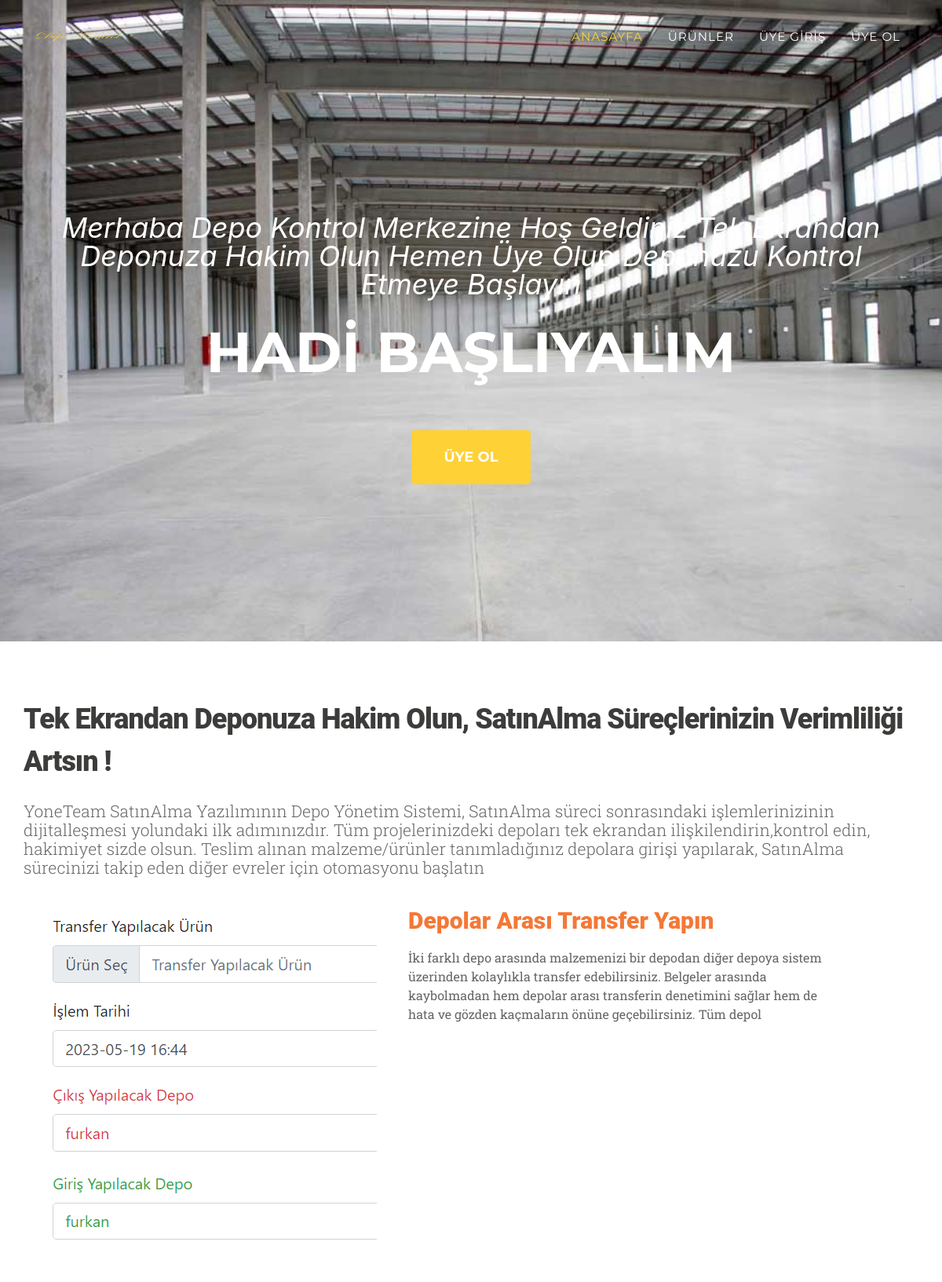
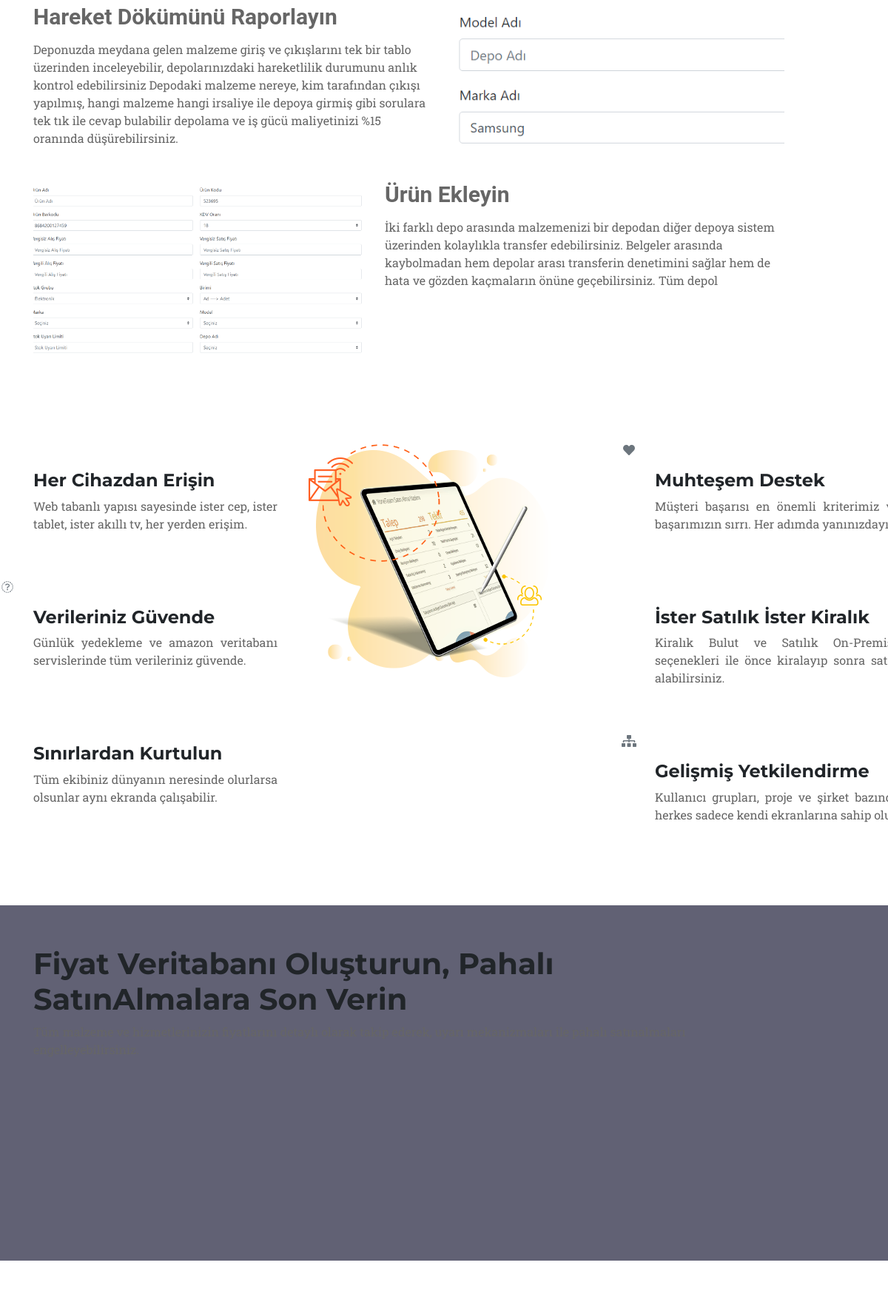
The page / (upper part) on the database its author committed (2 pictures, top to bottom).
### tables this page shows
CREATE TABLE `anasayfa` (
  `id` int(11) NOT NULL,
  `üstbaslik` char(255) NOT NULL,
  `altbaslik` char(255) NOT NULL,
  `altbaslik2` char(255) NOT NULL,
  `altbaslik3` char(255) NOT NULL,
  `altbaslik4` char(255) NOT NULL,
  `altbaslik5` char(255) NOT NULL,
  `altbaslik6` char(255) NOT NULL,
  `altbaslik7` char(255) NOT NULL,
  `linkmetin` char(255) NOT NULL,
  `link` char(255) NOT NULL
);

### index.php (the view, shortened to what this page needs)
<?php
include("./assets/ainc/head.php");
$sorgu=$baglanti->prepare("SELECT * FROM anasayfa");
$sorgu->execute();
$sonuc=$sorgu->fetch();
?>
        <header class="masthead">
            <div class="container">
                <div class="masthead-subheading"><?= $sonuc["üstbaslik"] ?></div>
                <div class="masthead-heading text-uppercase"><?= $sonuc["altbaslik"] ?></div>
                <a class="btn btn-primary btn-xl text-uppercase js-scroll-trigger" href="<?= $sonuc["link"] ?>"><?= $sonuc["linkmetin"] ?></a>
            </div>
        </header>
        <div class="py-5">
            <div class="container">
            <div class="row">
            <div class="mt-4 " >
                <div id="baslik">
                        <strong><?= $sonuc["altbaslik3"] ?></strong>
</div>
                    </div>
                    <div class="mt-4 " >
                        <div id="yazi1">
                    <p> YoneTeam SatınAlma Yazılımının Depo Yönetim Sistemi, SatınAlma süreci sonrasındaki işlemlerinizinin dijitalleşmesi yolundaki ilk adımınızdır. Tüm projelerinizdeki depoları tek ekrandan ilişkilendirin,kontrol edin, hakimiyet sizde olsun.
                    Teslim alınan malzeme/ürünler tanımladığınız depolara girişi yapılarak, SatınAlma sürecinizi takip eden diğer evreler için otomasyonu başlatın
                </p>
                </div>
                    </div>
            </div>
            <div class="row">
                    <div class="col-md-5 col-sm-5 my-3">
                        <img  class="img-fluid d-block mx-auto" src="./assets/images/anasayfa/transfer.PNG"  alt="" />
                    </div>
                    <div class="col-md-6 col-sm-6 my-3">
                    <div id="baslik2">
                    <strong><?= $sonuc["altbaslik5"] ?></strong>
                    </div>
                    <div id="yazi2">
                    <p><?= $sonuc["altbaslik2"] ?></p>
                    </div>
                    </div>
                    </div>
                    <div class="row">
                    <div class="col-md-6 col-sm-6 my-3">
                    <div id="baslik2">
                    <p><?= $sonuc["altbaslik6"] ?></p>
                    </div>
                    <div id="yazi2">
                    <p>Deponuzda meydana gelen malzeme giriş ve çıkışlarını tek bir tablo üzerinden inceleyebilir, depolarınızdaki hareketlilik durumunu anlık kontrol edebilirsiniz
                        Depodaki malzeme nereye, kim tarafından çıkışı yapılmış, hangi malzeme hangi irsaliye ile depoya girmiş gibi sorulara tek tık ile cevap bulabilir depolama ve iş gücü maliyetinizi %15 oranında düşürebilirsiniz.
</p>
                    </div>
                    </div>
                    <div class="col-md-5 col-sm-7 my-3">
                        <img class="img-fluid d-block mx-auto" src="./assets/images/anasayfa/model ekle.PNG" alt="" />
                    </div>
                    </div>
                    <div class="row">
                    <div class="col-md-5 col-sm-7 my-3">
                        <img class="img-fluid d-block mx-auto"  src="./assets/images/anasayfa/ürünekle.png" alt="" />
                    </div>
                    <div class="col-md-6 col-sm-6 my-3">
                    <div id="baslik2">
                    <p><?= $sonuc["altbaslik7"] ?></p>
                    </div>
                    <div id="yazi2">
                    <p><?= $sonuc["altbaslik2"] ?></p>
                    </div>
                    </div>
                    </div>
            </div>
            <div class="row">
            <div class="row pt-xlg pb-xlg ">
<div class="col-md-4 col-sm-6">
<div class="feature-box feature-box-style-2 reverse mb-xl">
<div class="feature-box-icon"><i class="fa fa-mobile" aria-hidden="true"></i></div>
<div class="feature-box-info">
<h4 class="mb-sm">Her Cihazdan Erişin</h4>
<p class="mb-lg">Web tabanlı yapısı sayesinde ister cep, ister tablet, ister akıllı tv, her yerden erişim.</p>
</div>
</div>
<div class="feature-box feature-box-style-2 reverse mb-xl">
<div class="feature-box-icon"><i class="fa fa-shield text-muted" aria-hidden="true"></i></div>
<div class="feature-box-info">
<h4 class="mb-sm">Verileriniz Güvende</h4>
<p class="mb-lg">Günlük yedekleme ve amazon veritabanı servislerinde tüm verileriniz güvende.</p>
</div>
</div>
<div class="feature-box feature-box-style-2 reverse mb-xl">
<div class="feature-box-icon"><i class="fa fa-globe" aria-hidden="true"></i></div>
<div class="feature-box-info">
<h4 class="mb-sm">Sınırlardan Kurtulun</h4>
<p class="mb-lg">Tüm ekibiniz dünyanın neresinde olurlarsa olsunlar aynı ekranda çalışabilir.</p>
</div>
</div>
</div>
<div class="col-md-4 col-sm-6 hidden-sm"><img alt="" border="0" loading="lazy" src="assets/images/anasayfa/talep_5cab673874424.png"></div>
<div class="col-md-4 col-sm-6">
<div class="feature-box feature-box-style-2 mb-xl">
<div class="feature-box-icon"><i class="fa fa-heart text-muted" aria-hidden="true"></i></div>
<div class="feature-box-info">
<h4 class="mb-sm">Muhteşem Destek</h4>
<p class="mb-lg">Müşteri başarısı en önemli kriterimiz ve başarımızın sırrı. Her adımda yanınızdayız.</p>
</div>
</div>
<div class="feature-box feature-box-style-2 mb-xl">
<div class="feature-box-icon"><i class="fa fa-map-signs" aria-hidden="true"></i></div>
<div class="feature-box-info">
<h4 class="mb-sm">İster Satılık İster Kiralık</h4>
<p class="mb-lg">Kiralık Bulut ve Satılık On-Premise seçenekleri ile önce kiralayıp sonra satın alabilirsiniz.</p>
</div>
</div>
<div class="feature-box feature-box-style-2 mb-xl">
<div class="feature-box-icon"><i class="fa fa-sitemap text-muted" aria-hidden="true"></i></div>
<div class="feature-box-info">
<h4 class="mb-sm">Gelişmiş Yetkilendirme</h4>
<p class="mb-lg">Kullanıcı grupları, proje ve şirket bazında herkes sadece kendi ekranlarına sahip olur.</p>
</div>
</div>
</div>
</div>
</div>
<section class="section section-dark pb-none mb-none mt-none section-img2">
<div class="container">
<div class="row">
<div class="col-md-offset-1 col-md-10 center mt-xlg mb-xlg">
<h1>Fiyat Veritabanı Oluşturun, Pahalı SatınAlmalara Son Verin</h1>
<p class="featured">Tüm malzeme ve hizmetlerinizin fiyatlarını detaylı olarak takip ederek, uyarı mekanizmaları ile pahalı satınalmaları engelleyebilirsiniz.</p>
</div>
<div class="col-md-offset-1 col-md-10 center"><img alt="" border="0" class="largeImageFrame"  src="//cdn.satin-alma.com/public/website/images/image/malzeme-yonetimi-buyuk-resim_925x383_615f0958b6aba.png" width="925px"></div>
</div>
</div>
</section>
            </div>
       <?php
        include("./assets/ainc/footer.php");
       ?>

### index.php (style rules this page uses)
#baslik { font-weight: 700; box-sizing: border-box; font-size: 36px; color: #3c3c3b; letter-spacing: -1px; font-family: "Roboto",Arial,sans-serif; }
#yazi1 { margin-bottom: 20px; font-weight: 300; line-height: 1.4; font-size: 21px; }
#baslik2 { font-weight: 700; color: #f47836; font-family: "Roboto",Arial,sans-serif; box-sizing: border-box; cursor: pointer; line-height: 1.3em !important; font-size: 30px; }
#yazi2 { color: #666; margin: 0 0 20px; display: block; margin-block-start: 1em; margin-block-end: 1em; margin-inline-start: 0px; margin-inline-end: 0px; box-sizing: border-box; }
html section.section-dark { background-color: #616174 !important; border-color: #616174 !important; }
section.section-img2 { background-image: url(https://cdn.satin-alma.com/public/website/template3/css/images/bg_1440x676_transparan.webp); background-position: left top; background-repeat: no-repeat; background-size: cover; min-height: 480px; }
section.section { background: #f4f4f4; border-top: 5px solid #f1f1f1; margin: 30px 0; padding: 50px 0; }
.pb-none { padding-bottom: 0 !important; }
.container { padding-right: 15px; padding-left: 15px; margin-right: auto; margin-left: auto; }
.pb-xlg { padding-bottom: 30px !important; }
.pt-xlg { padding-top: 30px !important; }
.row { margin-right: -15px; margin-left: -15px; }
.col-sm-6 { width: 50%; }
.col-sm-1, .col-sm-10, .col-sm-11, .col-sm-12, .col-sm-2, .col-sm-3, .col-sm-4, .col-sm-5, .col-sm-6, .col-sm-7, .col-sm-8, .col-sm-9 { float: left; }
.col-lg-1, .col-lg-10, .col-lg-11, .col-lg-12, .col-lg-2, .col-lg-3, .col-lg-4, .col-lg-5, .col-lg-6, .col-lg-7, .col-lg-8, .col-lg-9, .col-md-1, .col-md-10, .col-md-11, .col-md-12, .col-md-2, .col-md-3, .col-md-4, .col-md-5, .col-md-6, .col-md-7, .col-md-8, .col-md-9, .col-sm-1, .col-sm-10, .col-sm-11, .col-sm-12, .col-sm-2, .col-sm-3, .col-sm-4, .col-sm-5, .col-sm-6, .col-sm-7, .col-sm-8, .col-sm-9, .col-xs-1, .col-xs-10, .col-xs-11, .col-xs-12, .col-xs-2, .col-xs-3, .col-xs-4, .col-xs-5, .col-xs-6, .col-xs-7, .col-xs-8, .col-xs-9 { position: relative; min-height: 1px; padding-right: 15px; padding-left: 15px; }
.feature-box { clear: both; }
.mb-xl { margin-bottom: 50px !important; }
div { display: block; }
.feature-box.feature-box-style-2 .feature-box-info { padding-left: 60px; }
.feature-box.feature-box-style-2 .feature-box-icon { background: transparent; width: 50px; height: 50px; }
.feature-box .feature-box-icon { background: #CCC; border-radius: 35px; color: #FFF; display: inline-block; height: 35px; line-height: 35px; margin-right: 10px; position: relative; text-align: center; top: 5px; width: 35px; }
.feature-box-info p { text-align: justify; font-size: 16px !important; }
.mb-lg { margin-bottom: 40px !important; }
p { color: #666; line-height: 24px; margin: 0 0 20px; }

### rows shown on the page
anasayfa: üstbaslik "Merhaba Depo Kontrol Merkezine Hoş Geldiniz Tek Ekrandan Deponuza Hakim Olun Hemen Üye Olup Deponuzu Kontrol Etmeye Başlayın", altbaslik "HADİ BAŞLIYALIM", linkmetin "ÜYE OL", altbaslik3 "Tek Ekrandan Deponuza Hakim Olun, SatınAlma Süreçlerinizin Verimliliği Artsın !", altbaslik5 "Depolar Arası Transfer Yapın", altbaslik2 "İki farklı depo arasında malzemenizi bir depodan diğer depoya sistem üzerinden kolaylıkla transfer edebilirsiniz. Belgeler arasında kaybolmadan hem depolar arası transferin denetimini sağlar hem de hata ve gözden kaçmaların önüne geçebilirsiniz. Tüm depol", altbaslik6 "Hareket Dökümünü Raporlayın", altbaslik7 "Ürün Ekleyin"
